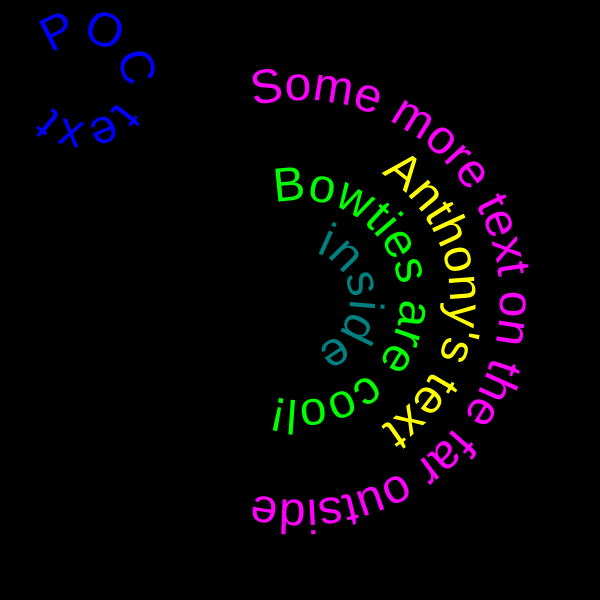
Frame 1 (no input)
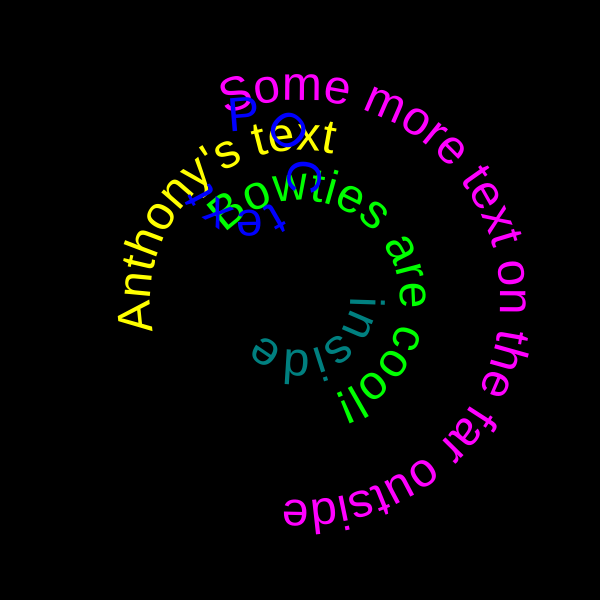
Frame 60 (no input)
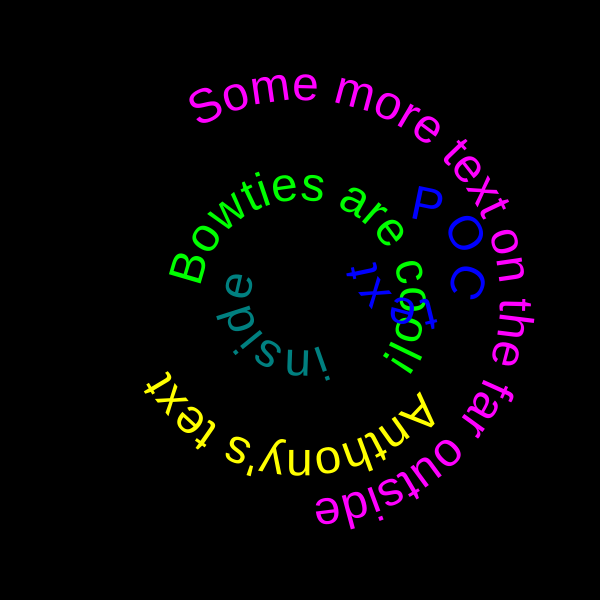
Frame 120 (the mouse pressed at the canvas centre since frame 60)

The p5.js sketch that drew these frames (run headless with seeded random() and noise() and a simulated clock; from frame 60 on, the mouse is pressed at the canvas centre):

// p5.js sketch
// ── sketch.js
// found at https://www.openprocessing.org/sketch/129166/
// and translated
/**
 This is a simple exmaple of writing on a curve. 
 Again, this is based on the Processing text tutorial
 http://www.processing.org/tutorials/text/

 The main difference is a different combination of transformations
 to put the letters in the right place. This also has an addition
 (not seen in class) that centers the text on the top of the circle.
 
 
 C. Andrews
 2014-01-20
 **/

let circles

function setup() {
  createCanvas(600, 600);
  background(0);
  textSize(48)
  smooth();
  textAlign(CENTER);
  strokeWeight(1);

  circles = [
    makeCircle({
      radius: 100,
      increment: -1,
      string: 'Bowties are cool!',
      color: color('#0f0'),
      center: {
        x: width / 2,
        y: height / 2
      }
    }),
    makeCircle({
      radius: 50,
      increment: 1,
      string: 'inside',
      color: color('teal'),
      center: {
        x: width / 2,
        y: height / 2
      }
    }),
    makeCircle({
      radius: 200,
      increment: -0.5,
      string: 'Some more text on the far outside',
      color: color('magenta'),
      center: {
        x: width / 2,
        y: height / 2
      }
    }),
    makeCircle({
      radius: 150,
      increment: 10,
      string: 'Anthony\'s text',
      color: color('#ff0'),
      center: {
        x: width / 2,
        y: height / 2
      }
    }),
    makeCircle({
      radius: 40,
      increment: -4,
      string: 'POC text',
      color: color('blue'),
      center: {
        x: 80,
        y: 80
      },
      modifier: bouncer()
    })
  ]
}

const bouncer = () => {
  let xDirection = 1
  let yDirection = 1
  let xSpeed = 2.8
  let ySpeed = 1.5
  return ({
    center,
    radius
  }) => {
    // 'bounce' at edges, or something
    // reverse direction
    center.x = center.x + xSpeed * xDirection
    center.y = center.y + ySpeed * yDirection

    if (center.x > width - radius || center.x < radius) {
      xDirection *= -1
    }
    if (center.y > height - radius || center.y < radius) {
      yDirection *= -1
    }
  }
}

function draw() {
  background(0);
  circles.forEach(c => c.update())
}

const makeCircle = ({
  radius,
  increment,
  string,
  color,
  center,
  modifier = () => {}
}) => {
  let arcOffset = 0

  let circle = {
    arcOffset,
    radius,
    increment,
    center,
    color,
    string,
    modifier,
    update: function() {
      modifier(this)
      push()
      translate(center.x, center.y);

      // current distance around the circle
      var arcLength = (PI * radius) / 2 + arcOffset;

      // total number of radians that the text will consume
      var totalAngle = textWidth(string) / radius;
      fill(color)
      
      for (var i = 0; i < string.length; i++) {
        let currentvar = string.charAt(i);
        var w = textWidth(currentvar);
        // since the letters are drawn centered, we advance by half a letter width
        arcLength += w / 2;

        // use a some trig to find the angle matching this arclength
        // the totalAngle/2 just adds some additional rotation so the 
        // text starts wraps evenly around the circle
        var theta = arcLength / radius - totalAngle / 2;

        push();
        // rotate to line up with the orientation of the letter
        rotate(theta);
        translate(0, -radius);
        // fill(0, 80 + 20 * i);
        text(currentvar, 0, 0);
        pop();
        // add the other half of the character width to our current position
        arcLength += w / 2;
      }

      arcOffset = arcOffset + increment % 360
      pop()
    }
  }

  return circle
}
